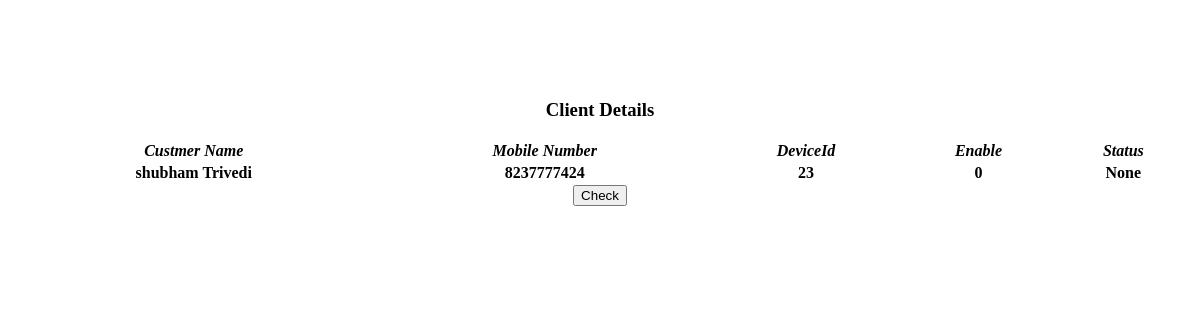
The page /show on the database as committed earlier.
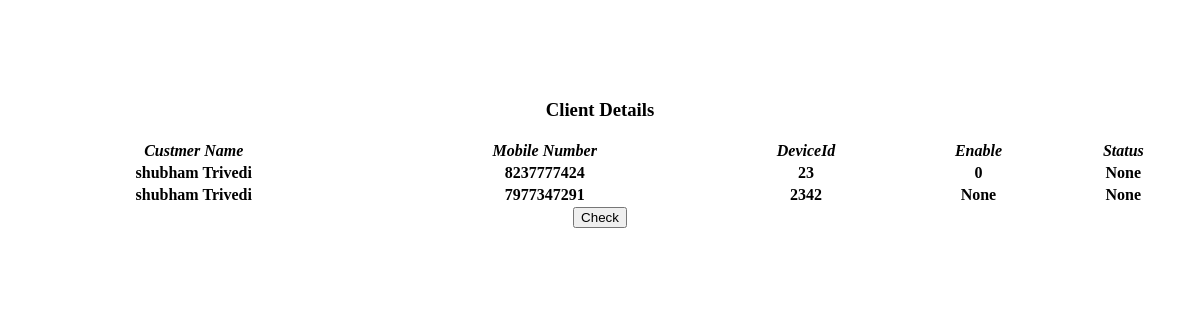
The same page on the database as committed later.
### farmer/models.py (models this page shows, shortened)
class client(models.Model):
    MobileNo = models.IntegerField(unique=True)
    CustmerName=models.CharField(max_length=20)
    Enable = models.IntegerField(null=True, blank=True)
    DeviceId=models.IntegerField(unique=True)
    AmtOfWater=models.IntegerField(null=True, blank=True)
    Status=models.CharField(max_length=10, null=True, blank=True)

### farmer/views.py (the view)
# urls.py: path('show',views.show),
def show(request):
    stack = client.objects.order_by('id')
    template = loader.get_template('receive.html')
    context = {
        'stack': stack,
    }
    return HttpResponse(template.render(context, request))

### templates/receive.html (shortened to what this page needs)
<!DOCTYPE html>
<html lang="en">
<head>
        <link rel="stylesheet" href="//cdn.rawgit.com/necolas/normalize.css/master/normalize.css">
        <link rel="stylesheet" href="//cdn.rawgit.com/milligram/milligram/master/dist/milligram.min.css">
</head>
</head>
<body>
<center>
    {% if stack %}
    <table style="width:100%;  ">
        <caption><h3><b>Client Details</b></h3></caption>
    <br>
    <br>
    <br>
        <br>
    <tr>
        <th> <i>Custmer Name</i> </th>
        <th><i> Mobile Number</i></th>
        <th><i>DeviceId</i></th>
        <th><i>Enable</i></th>
        <th><i>Status</i></th>
    </tr>
    {% for s in stack %}
    <tr>
        <th>{{ s.CustmerName }}</th>
        <th>{{ s.MobileNo }}</th>
        <th>{{ s.DeviceId }}</th>
        <th>{{ s.Enable }}</th>
        <th>{{ s.Status }}</th>
    </tr>
    {% endfor %}
    </table>
{% else %}
    <p>No stacks are available.</p>
{% endif %}
<form >
    <button type="submit" align="centre" formaction="/show" class="button button1">Check</button>
</form>
</center>
</body>
</html>

### templates/receive.html (style rules this page uses)
body { background-image: url("https://pbs.twimg.com/profile_images/927415345329053697/PQlH6zU4_400x400.jpg"),url(http://d.fastcompany.net/multisite_files/fastcompany/imagecache/1280/poster/2013/10/3020337-poster-p-1-with-farmplicity-the-farm-to-table-movement-meets-the-21st-century.jpg); background-repeat: no-repeat,no-repeat; background-attachment:fixed,fixed; background-position: top right,center; background-size: 150px,cover; }
form { background-color: transparent; }

Rows that differ between the two databases and show on the page:
added client: CustmerName "shubham Trivedi", MobileNo "7977347291", DeviceId "2342", Enable "None", Status "None"
